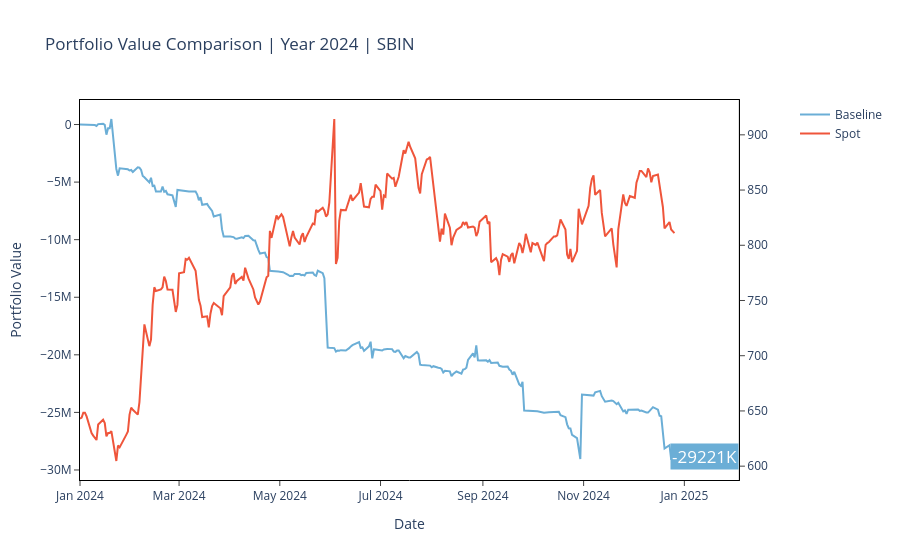

Notebook code cell kept with this figure:
### Code cell
import plotly.graph_objects as go
from plotly.subplots import make_subplots

baceline_p_value = go.Scatter(x=backtest_daily_df.index, y=backtest_daily_df['portfolio_value'], mode='lines', name='Baseline', line=dict(color='#6baed6'))
# strangle_p_value = go.Scatter(x=backtest_daily_df.index, y=Alpha_daily_df['portfolio_value'], mode='lines', name='Crossover', line=dict(color='#4daf4a'))
# # strangle_p_value = go.Scatter(x=backtest_daily_df.index, y=backtest_daily_df['Values']-Alpha_daily_df['portfolio_value'], mode='lines', name='diff', line=dict(color='#4daf4a'))
# beta_p_value = go.Scatter(x=Beta_daily_df.index, y=Beta_daily_df['portfolio_value'], mode='lines', name='Crossover+MT', line=dict(color='#fd8d3c'))
spot_value = go.Scatter(x=backtest_daily_df.index, y=backtest_daily_df['spot'], mode='lines', name='Spot')

# Create a layout for the figure
# layout = go.Layout(title=f'Portfolio {comp_var} Comparison | Straddle + UBH + GH VS Straddle + UBH + GH(OTM/ATM) | SPXW Weekly {year}', xaxis=dict(title='Date'), yaxis=dict(title='Frequency'))

# Combine trace and layout into a figure
fig = go.Figure()
fig = make_subplots(specs = [[{"secondary_y": True}]])
# fig.add_trace(baceline_p_value, secondary_y = False)
# fig.add_trace(strangle_p_value, secondary_y = False)

# fig = go.Figure()
fig.add_trace(baceline_p_value)
# fig.add_trace(strangle_p_value)
# fig.add_trace(beta_p_value)
fig.add_trace(spot_value, secondary_y = True)

fig.update_layout(
   xaxis = dict(
                title='Date',
                # type="category", 
                # categoryorder='category ascending',
                # tickvals= [ts for ts in backtest_daily_df.index[::3]][::7],#list(df.index)[::50], 
                # ticktext=[ts for ts in df['Timestamp'] if ts.time() == datetime.datetime.strptime('09:20:00', '%H:%M:%S').time()], #list(pd.to_datetime(df['Timestamp']).dt.strftime('%Y-%m-%d %H:%M:%S'))[::7],
                # tickmode='array',
                # tickangle=90
            ),
    yaxis = dict(
                title = f'Portfolio Value',
                # tickvals = [0, 1, 2, 3, 4, 5, 6, 7, 8, 9, 10]
            ),

    plot_bgcolor = "white",
    title=f'Portfolio Value Comparison | Year 2024 | SBIN',
)

fig.add_annotation(
                    y=backtest_daily_df['portfolio_value'][-1],
                    x=backtest_daily_df.index[-1],
                    text=f"{round(backtest_daily_df['portfolio_value'][-1]/1000)}K",
                    showarrow=False,
                    xshift=30,
                    yshift=5,
                    bgcolor='#6baed6',
                    font_color='rgb(255,255,255)',
                    font_size=17
                )

# fig.add_annotation(
#                     y=Alpha_daily_df['portfolio_value'][-1],
#                     x=backtest_daily_df.index[-1],
#                     text=f"{round(Alpha_daily_df['portfolio_value'][-1]/1000)}K",
#                     showarrow=False,
#                     xshift=30,
#                     yshift=10,
#                     bgcolor='#4daf4a',
#                     font_color='rgb(255, 255, 255)',
#                     font_size=17
#                 )

# fig.add_annotation(
#                     y=Beta_daily_df['portfolio_value'][-1],
#                     x=backtest_daily_df.index[-1],
#                     text=f"{round(Beta_daily_df['portfolio_value'][-1]/1000)}K",
#                     showarrow=False,
#                     xshift=30,
#                     yshift=10,
#                     bgcolor='#fd8d3c',
#                     font_color='rgb(255, 255, 255)',
#                     font_size=17
#                 )

fig.update_xaxes(
                mirror=True,
                ticks='outside',
                showline=True,
                linecolor='black',
                gridcolor='white')
 
fig.update_yaxes(
            mirror=True,
            ticks='outside',
            showline=True,
            linecolor='black',
            gridcolor='white')



# Show the figure
fig.show()

### Figure 1 — Plotly figure (JSON) as saved in the notebook; plotly's stock layout.template omitted (floating-point values rounded to 4 significant figures; data arrays with more than 128 entries replaced by an {"elided": "..."} marker saying what was removed)
{"data": [{"line": {"color": "#6baed6"}, "mode": "lines", "name": "Baseline", "type": "scatter", "x": {"elided": "241 str values"}, "y": {"elided": "241 float values"}}, {"mode": "lines", "name": "Spot", "type": "scatter", "x": {"elided": "241 str values"}, "xaxis": "x", "y": {"elided": "241 float values"}, "yaxis": "y2"}], "layout": {"annotations": [{"bgcolor": "#6baed6", "font": {"color": "rgb(255,255,255)", "size": 17}, "showarrow": false, "text": "-29221K", "x": "2024-12-26T00:00:00", "xshift": 30, "y": -29220000.0, "yshift": 5}], "plot_bgcolor": "white", "title": {"text": "Portfolio Value Comparison | Year 2024 | SBIN"}, "xaxis": {"anchor": "y", "domain": [0, 0.94], "gridcolor": "white", "linecolor": "black", "mirror": true, "showline": true, "ticks": "outside", "title": {"text": "Date"}}, "yaxis": {"anchor": "x", "domain": [0, 1], "gridcolor": "white", "linecolor": "black", "mirror": true, "showline": true, "ticks": "outside", "title": {"text": "Portfolio Value"}}, "yaxis2": {"anchor": "x", "gridcolor": "white", "linecolor": "black", "mirror": true, "overlaying": "y", "showline": true, "side": "right", "ticks": "outside"}}}
